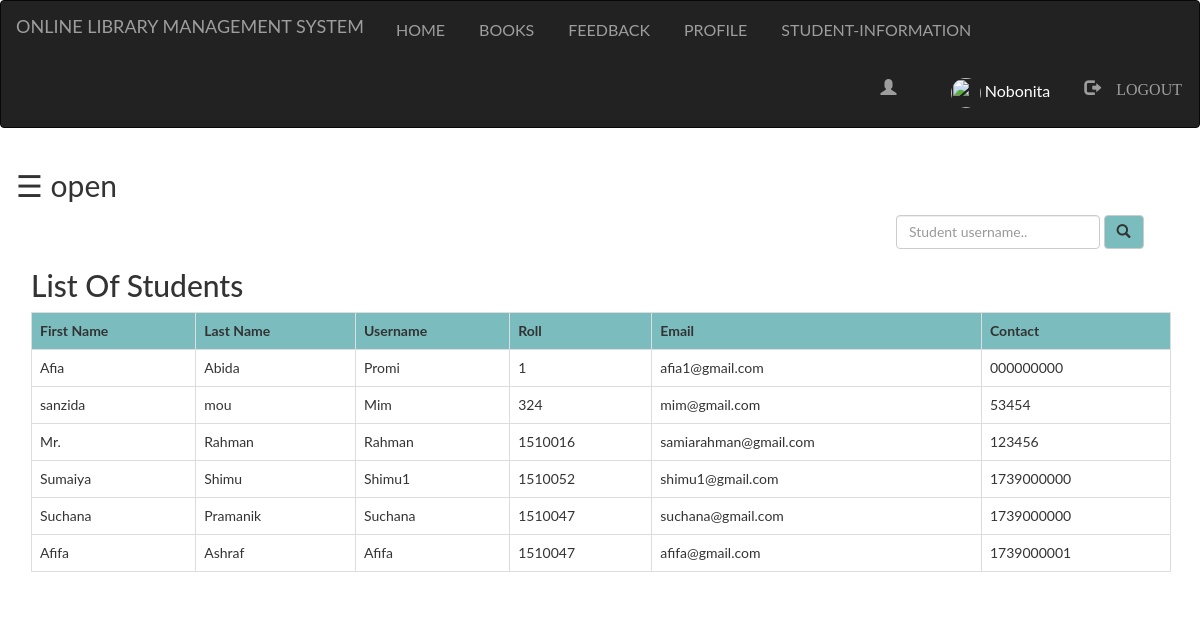
Before: /Admin/student.php (signed in) with the older database file.
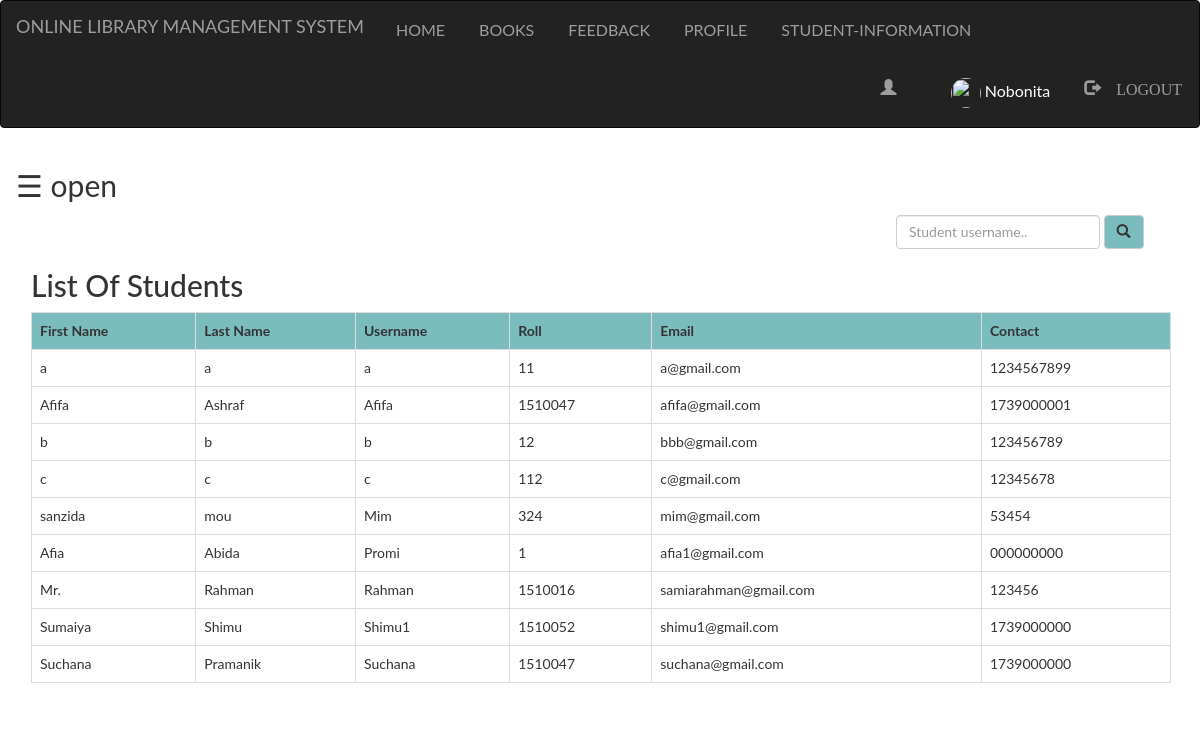
After: the same page with the newer database file.
### tables this page shows
CREATE TABLE `student` (
  `first` varchar(100) NOT NULL,
  `last` varchar(100) NOT NULL,
  `username` varchar(100) NOT NULL,
  `password` varchar(100) NOT NULL,
  `roll` int(100) NOT NULL,
  `email` varchar(100) NOT NULL,
  `contact` varchar(100) NOT NULL,
  `pic` varchar(100) NOT NULL
);

### Admin/student.php (the view, shortened to what this page needs)
<?php
  include "navbar.php";
?>
<!DOCTYPE html>
<html>
<head>
</head>
<body>
<div id="main">
  <span style="font-size:30px;cursor:pointer" onclick="openNav()">&#9776; open</span>
<div class="container">
	<div class="srch">
		<form class="navbar-form" method="post" name="form1">
				<input class="form-control" type="text" name="search" placeholder="Student username.." required="">
				<button style="background-color: #6db6b9e6;" type="submit" name="submit" class="btn btn-default">
					<span class="glyphicon glyphicon-search"></span>
				</button>
		</form>
	</div>
	<h2>List Of Students</h2>
	<?php
		if(isset($_POST['submit']))
		{
			$q=mysqli_query($db,"SELECT first,last,username,roll,email,contact FROM `student` where username like '%$_POST[search]%' ");
			if(mysqli_num_rows($q)==0)
			{
				echo "Sorry! No student found with that username. Try searching again.";
			}
			else
			{
		echo "<table class='table table-bordered table-hover' >";
			echo "<tr style='background-color: #6db6b9e6;'>";
				echo "<th>"; echo "First Name";	echo "</th>";
				echo "<th>"; echo "Last Name";  echo "</th>";
				echo "<th>"; echo "Username";  echo "</th>";
				echo "<th>"; echo "Roll";  echo "</th>";
				echo "<th>"; echo "Email";  echo "</th>";
				echo "<th>"; echo "Contact";  echo "</th>";
			echo "</tr>";
			while($row=mysqli_fetch_assoc($q))
			{
				echo "<tr>";
				echo "<td>"; echo $row['first']; echo "</td>";
				echo "<td>"; echo $row['last']; echo "</td>";
				echo "<td>"; echo $row['username']; echo "</td>";
				echo "<td>"; echo $row['roll']; echo "</td>";
				echo "<td>"; echo $row['email']; echo "</td>";
				echo "<td>"; echo $row['contact']; echo "</td>";
				echo "</tr>";
			}
		echo "</table>";
			}
		}
		else
		{
			$res=mysqli_query($db,"SELECT first,last,username,roll,email,contact FROM `student`;");
		echo "<table class='table table-bordered table-hover' >";
			echo "<tr style='background-color: #6db6b9e6;'>";
				echo "<th>"; echo "First Name";	echo "</th>";
				echo "<th>"; echo "Last Name";  echo "</th>";
				echo "<th>"; echo "Username";  echo "</th>";
				echo "<th>"; echo "Roll";  echo "</th>";
				echo "<th>"; echo "Email";  echo "</th>";
				echo "<th>"; echo "Contact";  echo "</th>";
			echo "</tr>";
			while($row=mysqli_fetch_assoc($res))
			{
				echo "<tr>";
				echo "<td>"; echo $row['first']; echo "</td>";
				echo "<td>"; echo $row['last']; echo "</td>";
				echo "<td>"; echo $row['username']; echo "</td>";
				echo "<td>"; echo $row['roll']; echo "</td>";
				echo "<td>"; echo $row['email']; echo "</td>";
				echo "<td>"; echo $row['contact']; echo "</td>";
				echo "</tr>";
			}
		echo "</table>";
		}
	?>
</div>
</body>
</html>

Changed rows visible on the page:
added student: first "a", last "a", username "a", roll "11", email "a@gmail.com", contact "1234567899"
shown differently, row unchanged: student "Afifa": moves up the list
added student: first "b", last "b", username "b", roll "12", email "bbb@gmail.com", contact "123456789"
added student: first "c", last "c", username "c", roll "112", email "c@gmail.com", contact "12345678"
shown differently, row unchanged: student "sanzida": moves down the list
